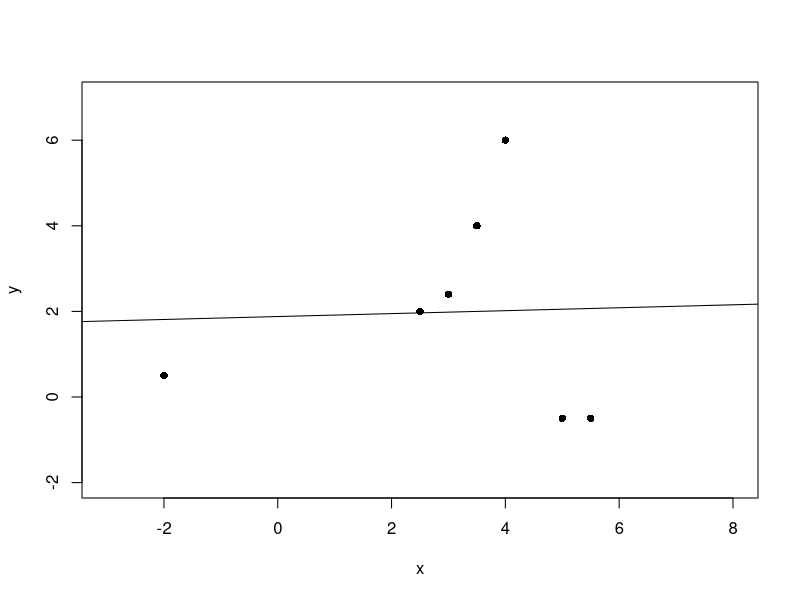

This figure's R source: (Note: this script raises an error after producing the figure.)
# code for wls by Y. Zuo on 10/04/23

library(mvtnorm)
library(robustbase)
library(compiler)
enableJIT(1)

#get an initial beta, could be lst of ZZ23 or LTS, or LS,
wls<-function(Zn, Cc, k, cutoff)
{# Zn is the dataset of (x', y) with the 1st p-1 columns for x and pth column for y, cutoff=10^{-12} 
  
  #INITIAL beta[0], alpha[0], v[0]
  n=dim(Zn)[1]; p=dim(Zn)[2]
  #fit1<-ltsReg(Zn[,1:(p-1)], Zn[,p]) # could be LS or LST
  #beta0=as.numeric(fit1$coefficients)

  #beta0=get_beta_from_p_points(Zn) #; print(beta0)
  #beta0[is.nan(beta0)]<-1 #; print(beta0)
  #fit2<-lm(Zn[,p]~Zn[,1:(p-1)])
  #beta0=as.numeric(fit2$coefficients)
  
  #lst_beta=AA1_main(Zn,1,0,500, 0.001) #; print(lst_beta)
  #beta0=lst_beta
  beta0=AA1_main_new_lst_v2(Zn, 3, 1, 1)
  #beta0=lst_beta #; print(beta0)
  return(beta0)
  #beta0=rep(1,p)
  
  v0=-delta_beta(beta0, Zn, Cc,k) #; print("v0"); print(v0)
  norm_delta=sqrt(sum(v0^2)) #; print("norm_delta"); print(norm_delta)
  if(norm_delta<=cutoff){return(beta0)}
  alpha0=backtracking_search(beta0, Zn, Cc, k, v0, -v0)
  #alpha0=-t(delta_beta(beta0, Zn, Cc, k))%*%v0/(t(v0)%*% temp%*%v0)

  # beta[,1] and v[,1]
  beta1=beta0+alpha0*v0 #; print(c(beta1))
  OV_new=O_beta(beta1,Zn, Cc, k); OV_old=O_beta(beta0, Zn, Cc,k)
  diff_OV=abs(OV_new-OV_old) #; print("diff_OV");print(diff_OV)
  if(diff_OV<=cutoff){return(beta0)}
  
  norm_delta=sqrt(sum(delta_beta(beta1, Zn, Cc,k)[,1]^2)) 
  if(norm_delta<=cutoff){return(beta0)}
  beta=matrix(0, nrow=p, ncol=n); alpha=rep(0, n)
  v=matrix(0, ncol=n, nrow=p)
  beta[,1]=matrix(beta1); deltaOb1=delta_beta(beta[,1], Zn, Cc, k)
  deltaOb0=delta_beta(beta0, Zn, Cc, k)
  v[,1]=-deltaOb1+ (t(deltaOb1)%*%deltaOb1/t(deltaOb0)%*%deltaOb0)[1,1]*v0
  k=1
  while(diff_OV>=cutoff | norm_delta>=cutoff)
  {
   if ((k)>=5){break}
   else{
   DObk=delta_beta(beta[,k], Zn, Cc, k)
   alpha[k]=backtracking_search(beta[,k], Zn, Cc, k, v[,k], DObk)
  # alpha[k]=-t(DObk)%*% v[,k]/t(v[,k])%*%delta_sq_beta(beta[,k],Zn,Cc,k)%*%v[,k]
 
   beta[,k+1]=beta[,k]+alpha[k]*v[,k]
   DOBkp1=delta_beta(beta[,k+1], Zn, Cc, k)
   v[,k+1]=-DOBkp1+(t(DOBkp1)%*%DOBkp1/t(DObk)%*%DObk)[1,1]*v[,k]
 
   OV_new=O_beta(beta[,k+1], Zn, Cc,k); OV_old=O_beta(beta[,k], Zn, Cc,k)
 
   diff_OV=abs(OV_new-OV_old); if(diff_OV<=cutoff){return(beta[,k+1])}
   norm_delta=sqrt(sum(delta_beta(beta[,k+1], Zn, Cc, k)[,1]^2))
   if(norm_delta<=cutoff){return(beta[,k])}
      }
   k=k+1  
  }
  return(beta[,k])
}
####################################################################################################
w<-function(r, Cc, k) #weight function
{
  w<-1*(abs(r)<=Cc)+1*(abs(r)>Cc)*(exp(-K*(1-Cc/abs(r))^2)-exp(-K))/(1-exp(-K))
}
#############################
w_deriv<-function(r, Cc, k) #first-order derivative of the weight function
{
  w1std=0
  if (abs(r)>Cc){w1std=
   1*(abs(r)>Cc)*((-2*k*Cc)/r^2*exp(-K*(1-Cc/abs(r))^2))*(1-Cc/abs(r))*sign(r)/(1-exp(-k))}
  return(w1std)
}
#########################################
w_2nd_deriv<-function(x, Cc, k) #second-order derivative of the weight function
{
  w2ndd=0
  if(abs(x)>Cc){w2ndd=
  1*(abs(x)>Cc)*(-2*k*Cc)/(1-exp(-k))/((x)^3)*exp(-K*(1-Cc/abs(x))^2)*((3*Cc/abs(x)-2)-2*k*Cc*(1-Cc/abs(x))^2/abs(x))}
  return(w2ndd)
}
###############################
O_beta1<-function(beta, Zn, Cc, k) #Capital C small k objective function
{# beta is a p by 1 vector, Zn is a data matrix with first (p-1) columns as X and the last column as y

n=dim(Zn)[1]; p=dim(Zn)[2]
x=Zn[,1:(p-1)]; y=Zn[,p] 
rn=O_beta=temp=w_vector=rep(0,n)

xmatrix=cbind(matrix(rep(1,n)), x); fitted=xmatrix %*% matrix(beta) #; print(dim(xmatrix)); print(matrix(beta))
rn = matrix(y)-fitted #;{print("rn"); print(fitted[1:10,]); print(beta)}; # print("rn"); print(c(matrix(y)[1:10]))
#if(fitted[1,]==NaN) {print(fitted[1:10,])}
#print(matrix(y)[1:5]) #; print(cbind(1,  Zn[,1:(p-1)]) %*% matrix(beta)[1:5])
#print(y[1:5]); print(cbind(1,  Zn[,1:(p-1)]) %*% matrix(beta)[1:5])
cstar=median(y*y)
#print("rn^2+cstar"); print(c(rn^2)); print(cstar)
v1=rn^2/cstar #; print(v1[1:5])
#w_vector=as.numeric(lapply(v1, w, Cc=Cc, k=k))
for (i in 1:n) {w_vector[i]=w(v1[i], Cc, k)} #; if(i<=5){print(w_vector[i])}}
#print(w_vector[1:5])
#for (i in 1:n) {temp[i]=w(rn[i]^2/cstar, Cc, k); O_beta[i]=temp[i]*rn[i]^2}

O_beta=w_vector*rn^2 #; print(c(O_beta))
O_beta=sum(O_beta)
#print("O_beta"); print(O_beta)
return (O_beta)    
}
O_beta=cmpfun(O_beta1)
###################################
delta_beta1<-function(beta, Zn, Cc, k) #first-order derivative of objective function w.r.t. beta, gradient
{
  n=dim(Zn)[1]; p=dim(Zn)[2]
  x=Zn[,1:(p-1)]; y=Zn[,p] 
  rn=rep(0, n); delta_beta=matrix(0, nrow=p, ncol=1)
  xmatrix=cbind(matrix(rep(1,n)), x); fitted=xmatrix %*% matrix(beta) 
  rn = matrix(y)-fitted
  cstar=median(y*y)
  
  for (i in 1:n){
    wi=c(1, Zn[i,1:(p-1)])
    wdi=w_deriv(rn[i]^2/cstar, Cc,k); wwi=w(rn[i]^2/cstar, Cc, k) #; print("wdi-wwi"); print(c(wdi,wwi))
    delta_beta=delta_beta+((-2)/cstar*rn[i]*(wdi*rn[i]^2+cstar*wwi))*matrix(wi) #; print(delta_beta)
  } #; print(delta_beta)
return(delta_beta) 
} 
delta_beta=cmpfun(delta_beta1)
###################################
delta_sq_beta1<-function(beta, Zn, Cc, k) #second-order derivative w.r.t. beta,  Hessian matrix
 {
  n=dim(Zn)[1]; p=dim(Zn)[2]
  x=Zn[,1:(p-1)]; y=Zn[,p] 
  rn=rep(0, n); ww=rep(0, n)
  gamma=rep(0, n); W=rep(0, nclon=n, nrow=n)
  xmatrix=cbind(matrix(rep(1,n)), x); fitted=xmatrix %*% matrix(beta) 
  rn = matrix(y)-fitted
  cstar=median(y*y)
  
  for (i in 1:n) {yi=rn[i]^2/cstar; w0=w(yi, Cc, k);w1=w_deriv(yi,Cc,k); w2=w_2nd_deriv(yi,Cc,k)
  tempi=-2*(5*yi*w1+w0+2*yi^2*w2)/cstar; ww[i]=tempi}

  W=diag(ww); x=cbind(rep(1, n), x)
  delta_sq_deriv_beta=t(x)%*%W%*%x
 }
delta_sq_beta=cmpfun(delta_sq_beta1)
#######################################
backtracking_search1<-function(beta, Zn, Cc, k, v, delta_beta) #this one is replaced by exact formula above for alpha[k]
{
#v is v_k in the iteration and delta_beta is the direction of gradient at beta_k
 a=1/4; b=1/2
 t=1; DB=delta_beta
 beta_new=matrix(beta)+t*matrix(v) #; print("beta_new+v"); print(beta_new); print(v)
 Q1=O_beta(beta_new, Zn, Cc, k)
 Q2=O_beta(beta, Zn, Cc, k)+a*t*t(DB)%*%v; Q2=Q2[1,1]
 if(Q1-Q2<=0.0001) {return(t)}
 #print("Q1,Q2");print(Q1); print(Q2)
 k=0
 while(Q1>Q2)
  { k=k+1
  if(k>10){break}
  t=b*t
  beta_new=beta+t*v
  Q1=O_beta(beta_new, Zn, Cc, k)
  Q2=O_beta(beta, Zn, Cc, k)+a*t*t(DB)%*%v; Q2=Q2[1,1]
  if(Q1-Q2<=0.0001) {return(t)}
 }
 return(t)
}
backtracking_search=cmpfun(backtracking_search1)
################################################################

get_beta_from_p_points1=function(z)
{ # input: 
  #    z: is given data matrix with n rows and p columns, 
  #       the last column represents the y coordinates. combine 1 with (p-1) vector to get p vector x
  # output:
  #    beta [determined by p points ((x_i)', y_i): y_i=(x_i)'beta]
  
  n = dim(z)[1]
  p = dim(z)[2]
  
  beta = rep(0, p); z_temp = matrix(0, nrow=p, ncol=p)
  x_temp = matrix(0, nrow=p, ncol=p)
  
  z_temp = z[sample(1:n,p),]          #sampling p rows from z
  x_temp = cbind(1, z_temp[, 1:(p-1)])#combine 1 with x_i to form p vector and take care of intercept term
  
  
  while(det(x_temp==0))               #keep samping until an invetible matrix obtained
  {
    z_temp = z[sample(1:n,p),]          #sampling p rows from z
    x_temp = cbind(1, z_temp[, 1:(p-1)])#combine 1 with x_i to form p vector,taking care of intercept term
  }
  
  y_temp = z_temp[,p]                   #corresponding p y_i in the equation y_i=(x_i)'beta
  
  beta = c(solve(x_temp)%*%y_temp)      #convert to a row vector
  
  return(beta)
}
get_beta_from_p_points=cmpfun(get_beta_from_p_points1)   #speed up when repeatedly call this function

#############################################################################


#testing

 x=c(5, 5.5, 4, 3.5, 3, 2.5, -2)
 y=c(-.5, -.5, 6, 4, 2.4, 2, .5)
 m1=Zn=cbind(x,y)
 dev.off()
 par(mfrow=c(1,1))
 plot(m1, pch=16, xlim=c(-3,8), ylim=c(-2, 7))
# abline(0,0, lty=1, col=1, lwd=1)
# abline(0, 1, lty=2, col=2, lwd=1)
 p=dim(m1)[2]
 fit1<-ltsReg(m1[,1:(p-1)], m1[,p])
 beta_ltsReg=as.numeric(fit1$coefficients) 
 abline(fit1$coefficients[[1]], fit1$coefficients[[2]], col=1, lty=1, lwd=1)
 lst_beta=AA1_main(m1,1,0,500, 0.001)
# lst_beta_1=AA2_main(m1, 1, 0,200, 0.001)
 abline(lst_beta,lty=2, col=2, lwd=1)
# abline(lst_beta_1,lty=4, col=5, lwd=1)
 fit2<-lm(m1[,2]~m1[,1]) #p is assume to be 2
 abline(fit2, col=3, lty=3, lwd=1)
 wls_beta=wls(Zn, 5, 6, 0.00001)
 abline(wls_beta, lty=4, col=4, lwd=1)
 text(x, y-0.5, as.character(seq(1:7)))
 text(7.1, 1.7, expression ('LTS'))
 text(6.7, 5.0, expression('LST'))
 text(7.1, 2.5, expression('LS'))
 text(5.7,6.9, expression('WLS'))
 
 legend(x = "topleft", legend=c("",""), cex=1, text.font=3, bg='lightblue',title="artificial seven point data set")

 legend(x = "topleft", legend=c("LTS", "LST", "LS", "WLS"),    
   col=1:4, lty=1:4, cex=1,
   title="Line types", text.font=3, bg='lightblue')
